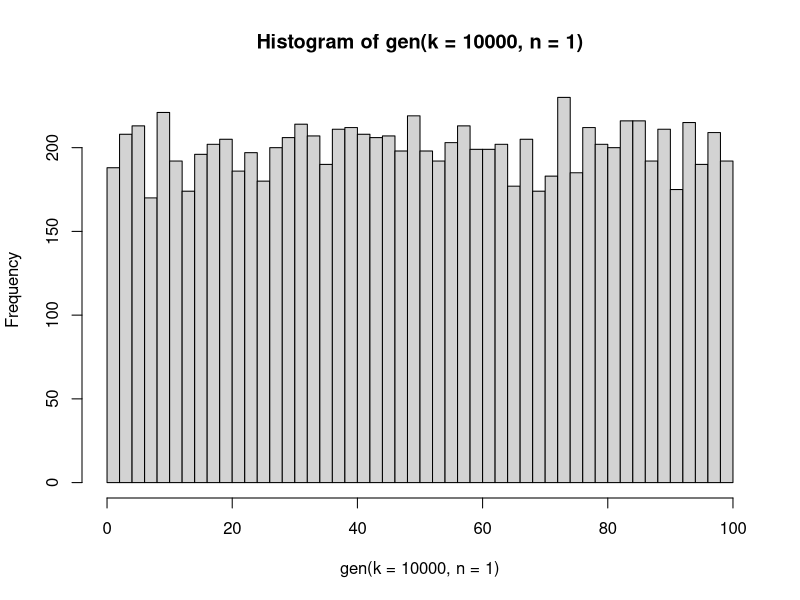
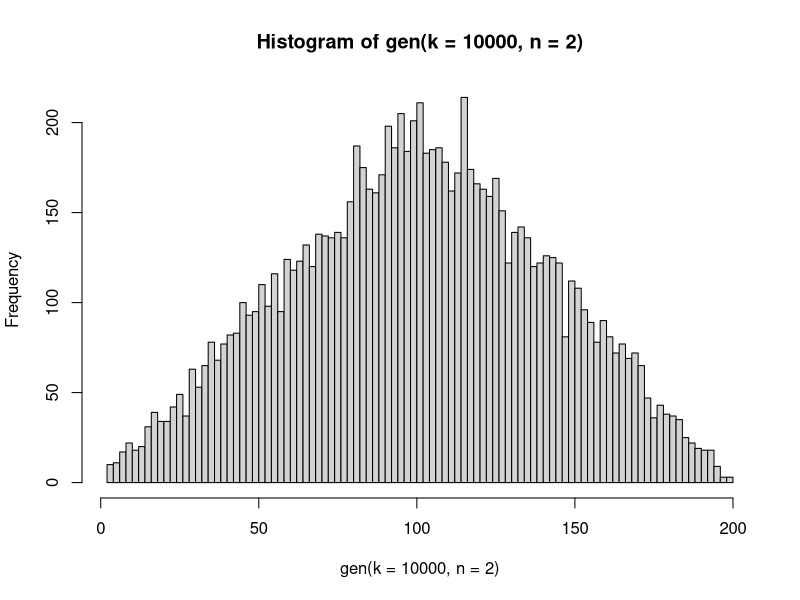
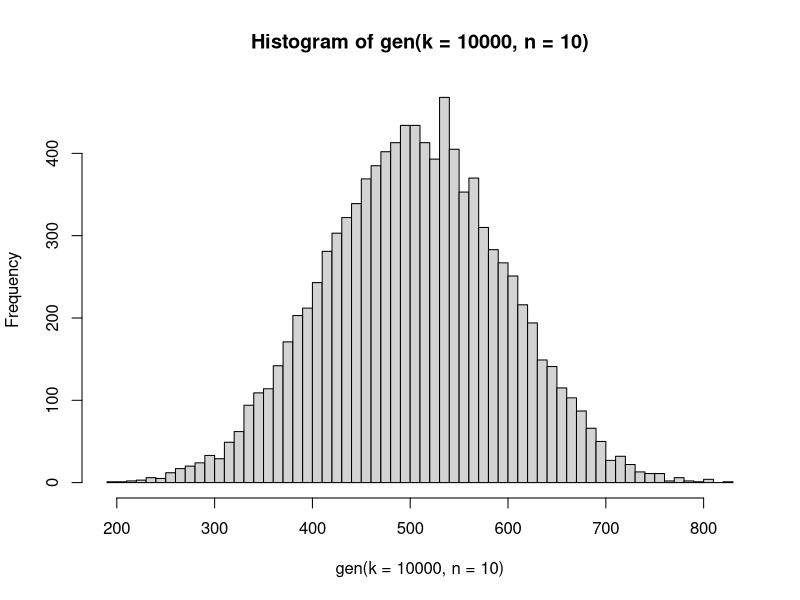
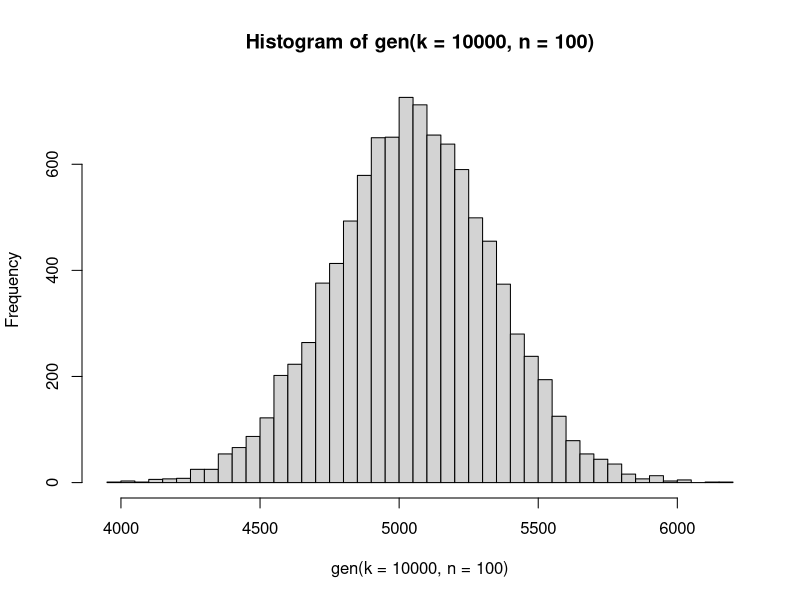
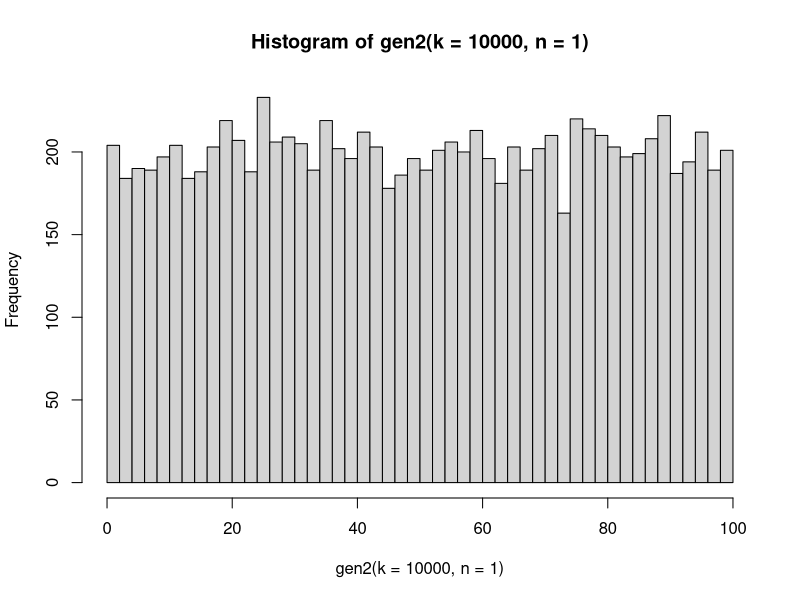
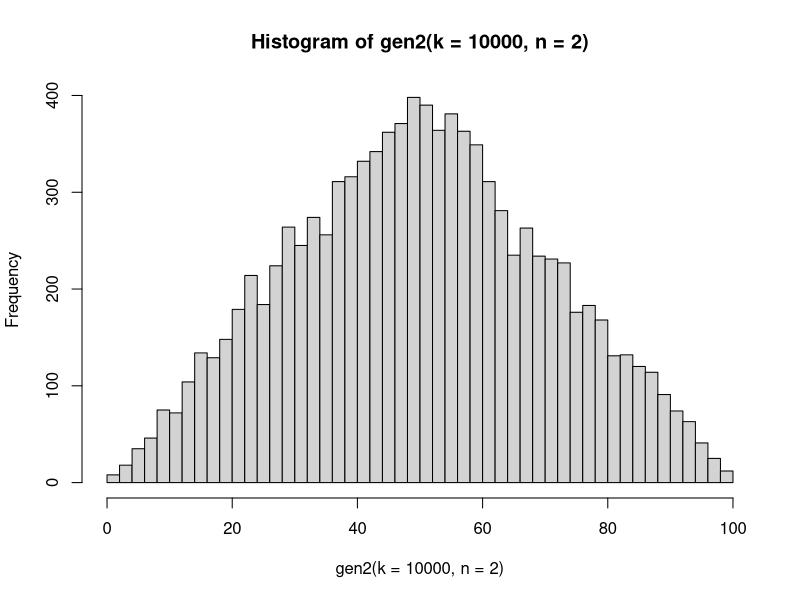
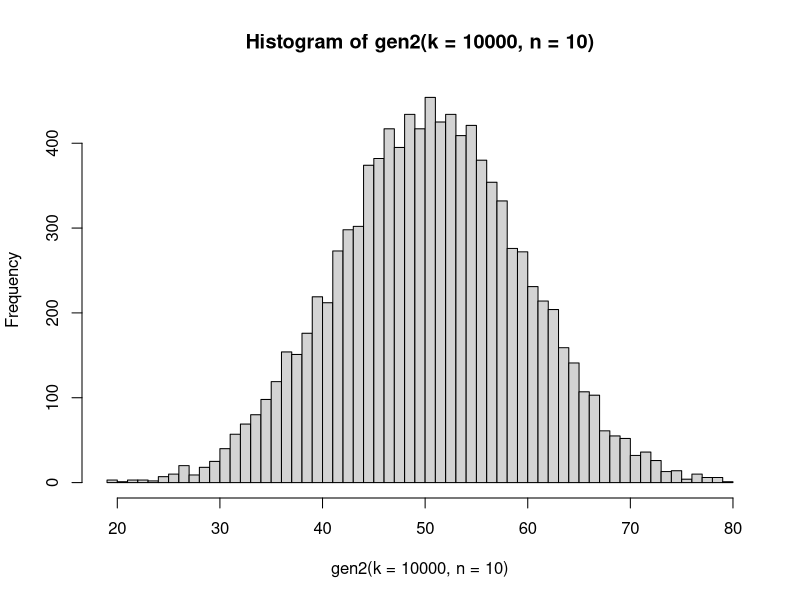
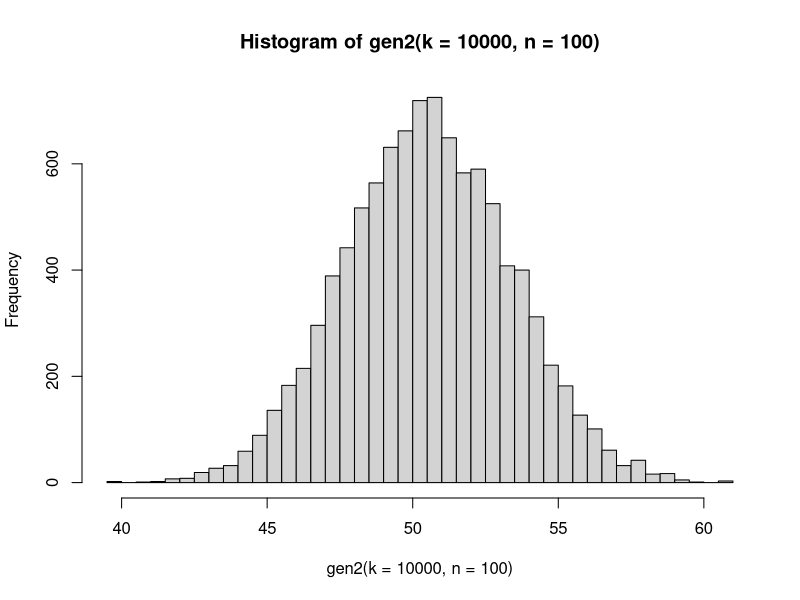

Here is the R script that generated these plots, in order:
## ---- chunk 1
knitr::opts_chunk$set(echo = T, warning = F, message = F)
knitr::opts_chunk$set(fig.width=8, fig.height=6) 
## ---- chunk 2
gen <- function(k=10, n=5){
  
  result <- c()
  for(i in 1:k){
    nums <- sample(1:100, size=n, replace=TRUE)
    result <- c( result, sum(nums) )
  }

  return(result)
}

## ---- chunk 3
hist( gen(k=10000, n=1), breaks = 50 )
## ---- chunk 4
hist( gen(k=10000, n=2), breaks = 101 )
## ---- chunk 5
hist( gen(k=10000, n=10), breaks = 50 )
## ---- chunk 6
hist( gen(k=10000, n=100), breaks = 50 )
## ---- chunk 7
aux <- function(n=5){
  nums <- sample(1:100, size=n, replace=TRUE)
  return( sum(nums)/(n) )
}

gen2 <- function(k=10, n=5){
  return( replicate(k, aux(n)) )
}
## ---- chunk 8
hist( gen2(k=10000, n=1), breaks = 50 )
## ---- chunk 9
hist( gen2(k=10000, n=2), breaks = 50 )
## ---- chunk 10
hist( gen2(k=10000, n=10), breaks = 50 )
## ---- chunk 11
hist( gen2(k=10000, n=100), breaks = 50 )
## ---- chunk 12
mean( mtcars[mtcars$am == 0, "mpg"] ) - mean( mtcars[mtcars$am == 1, "mpg"] )
## ---- chunk 13
mean( mtcars[mtcars$am == 0 & mtcars$wt > 3, "mpg"] ) - mean( mtcars[mtcars$am == 1 & mtcars$wt > 3, "mpg"] )
## ---- chunk 14
sum <- 0
for(l in 1:100){
  if(l%%2 == 0){
    sum <- sum + l
  }
}
sum
## ---- chunk 15
sum(seq(2,101,by=2))
## ---- chunk 16
spin <- function(){
  sample(0:36, size = 1)
}
## ---- chunk 17
red   <- c(1,3,7,9,19,21,23,25,27,12,14,16,18,30,32,34,36)
black <- c(2,4,6,8,20,22,24,26,28,11,13,15,17,29,31,33,35)

compute_gain <- function(q=10){
  result <- spin()
  if(result %in% red){
    return(q)
  }
  else{
    return(-q)
  }
}
## ---- chunk 18
K=10000
ganancias <- c()
for(i in 1:K){
  ganancias <- c(ganancias, compute_gain(1))
}
## ---- chunk 19
library(ggplot2)

results = data.frame(Partida = 1:K, Ganancia_Acumulada = cumsum(ganancias) )

p <- ggplot(results, aes(x=Partida, y=Ganancia_Acumulada)) +  
  geom_line() + theme_minimal()

p
